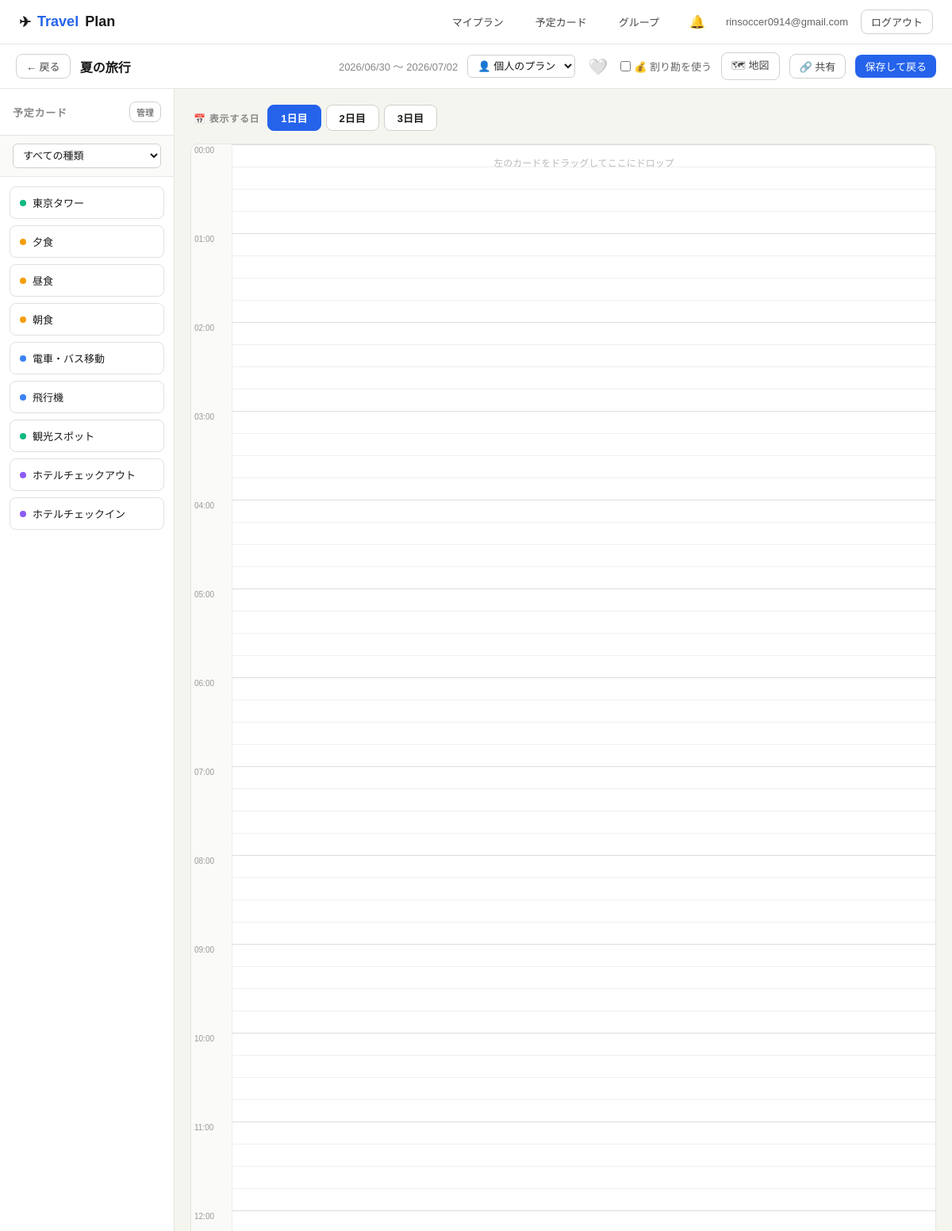
The app's page /plan/2/edit/ (signed in, upper part), older data.
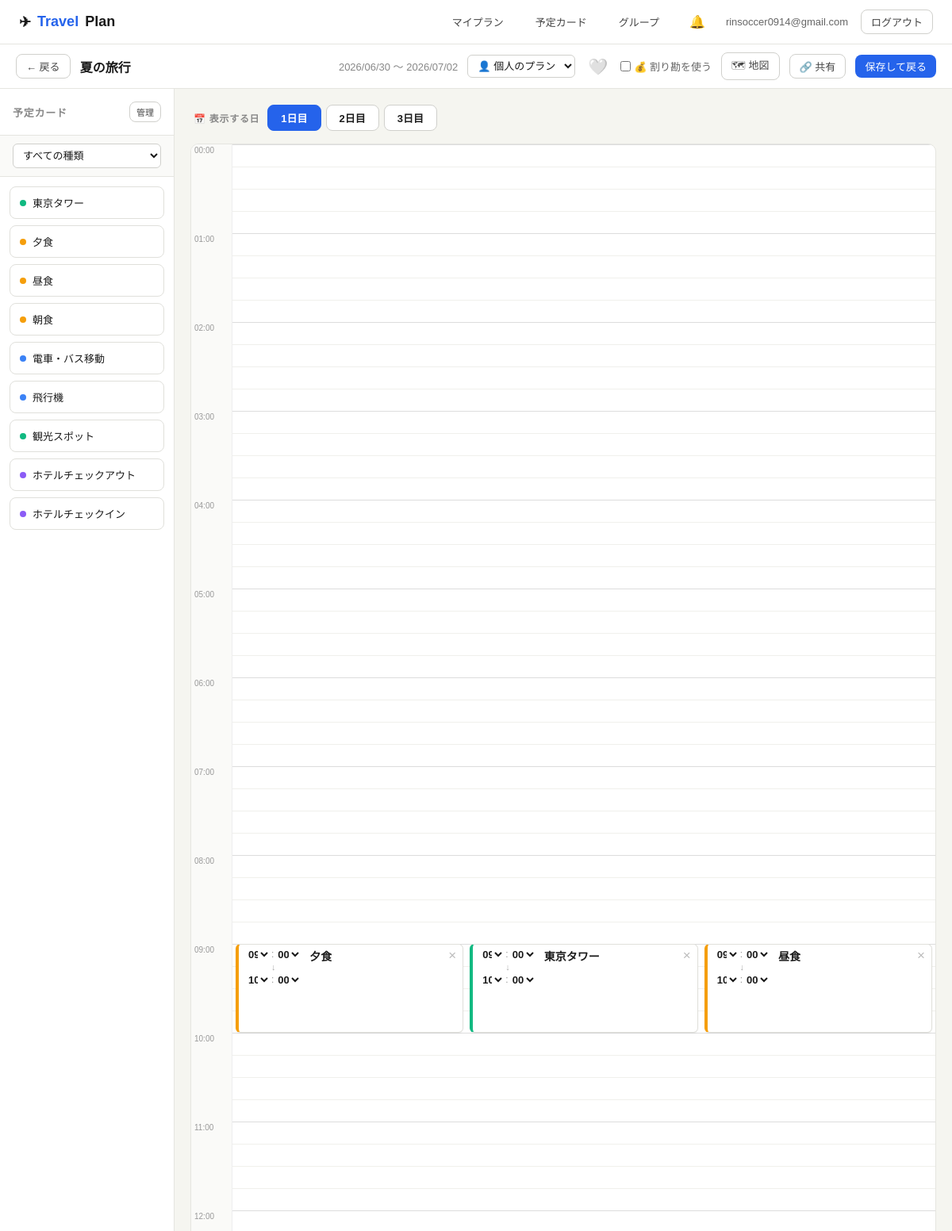
The same page, newer data.
### travel/models.py (models this page shows, shortened)
class CardTemplate(models.Model):
    TYPE_CHOICES = [
        ('wake', '起床'),
        ('move', '移動'),
        ('eat', '食事'),
        ('see', '観光'),
        ('stay', '宿泊'),
        ('free', 'フリー'),
    ]
    user = models.ForeignKey(User, on_delete=models.CASCADE, related_name='card_templates')
    name = models.CharField(max_length=200)
    card_type = models.CharField(max_length=10, choices=TYPE_CHOICES, default='free')
    is_default = models.BooleanField(default=False)
    created_at = models.DateTimeField(auto_now_add=True)
    class Meta:
        ordering = ['is_default', 'card_type', 'name']

class ScheduleItem(models.Model):
    plan = models.ForeignKey(TravelPlan, on_delete=models.CASCADE, related_name='schedule_items')
    template = models.ForeignKey(CardTemplate, on_delete=models.SET_NULL, null=True, blank=True)
    name = models.CharField(max_length=200)
    card_type = models.CharField(max_length=10, choices=CardTemplate.TYPE_CHOICES, default='free')
    day_number = models.PositiveIntegerField(default=1)
    order = models.PositiveIntegerField(default=0)
    start_time = models.TimeField(null=True, blank=True)
    duration_minutes = models.PositiveIntegerField(default=60)
    memo = models.TextField(blank=True)
    from_location = models.CharField(max_length=200, blank=True)
    to_location = models.CharField(max_length=200, blank=True)
    alarm_enabled = models.BooleanField(default=False)
    approval_enabled = models.BooleanField(default=False)
    cost = models.PositiveIntegerField(default=0)
    class Meta:
        ordering = ['day_number', 'order']

### travel/views.py (the view, shortened to what this page needs)
# urls.py: path('plan/<int:pk>/edit/', views.plan_edit, name='plan_edit'),
@login_required
def plan_edit(request, pk):
    plan = _get_viewable_plan_or_404(pk, request.user)
    is_owner = plan.user_id == request.user.id
    templates = CardTemplate.objects.filter(user=request.user)
    days, days_data = _build_days_data(plan, user=request.user)
    share_url = request.build_absolute_uri(reverse('plan_share', args=[plan.share_token]))
    my_groups = Group.objects.filter(owner=request.user) if is_owner else Group.objects.none()
    chat_messages = plan.group.messages.select_related('user') if plan.group_id else None
    plan.my_like = plan.is_liked_by(request.user)
    plan.like_count = plan.likes.count()
    return render(request, 'travel/plan_edit.html', {
        'plan': plan,
        'templates': templates,
        'days': days,
        'days_data': days_data,
        'hour_marks': [{'label': f'{h:02d}:00', 'top': h * HOUR_HEIGHT} for h in range(24)],
        'slot_height': SLOT_HEIGHT,
        'hour_height': HOUR_HEIGHT,
        'day_height': DAY_HEIGHT,
        'hour_options': HOUR_OPTIONS,
        'minute_options': MINUTE_OPTIONS,
        'share_url': share_url,
        'is_owner': is_owner,
        'my_groups': my_groups,
        'chat_messages': chat_messages,
    })

### travel/context_processors.py (called while the page is built)
def notifications(request):
    if not request.user.is_authenticated:
        return {}
    reject_count = CardResponse.objects.filter(
        status='rejected', is_read=False, item__plan__user=request.user,
    ).exclude(comment='').count()
    like_count = PlanLike.objects.filter(
        plan__user=request.user, is_read=False,
    ).exclude(user=request.user).count()
    return {'unread_notification_count': reject_count + like_count}

### travel/models.py (called while the page is built)
    @property
    def day_count(self):
        if self.start_date and self.end_date:
            return (self.end_date - self.start_date).days + 1
        return 1

    def can_view(self, user):
        if self.user_id == user.id:
            return True
        return bool(self.group_id and self.group.is_member(user))

    def is_liked_by(self, user):
        return self.likes.filter(user=user).exists()

### travel/views.py (called while the page is built)
def _item_position(item):
    start = item.start_time or DEFAULT_START_TIME
    total_min = start.hour * 60 + start.minute
    top = (total_min // SLOT_MINUTES) * SLOT_HEIGHT
    dur_slots = max(1, item.duration_minutes // SLOT_MINUTES)
    return top, dur_slots * SLOT_HEIGHT

### travel/templates/travel/plan_edit.html (shortened to what the changed rows need)
{% extends 'travel/base.html' %}
{% block content %}
<div class="editor-wrap">
  {% if is_owner %}
  <div class="palette">
    <div class="palette-list" id="palette-list">
      {% for tpl in templates %}
      <div class="p-card" draggable="true" data-tpl="{{ tpl.pk }}" data-name="{{ tpl.name }}" data-type="{{ tpl.card_type }}"
           ondragstart="palDragStart(event)" onclick="openAddModal(this)">
        <span class="dot dot-{{ tpl.card_type }}"></span>
        <span class="p-card-name">{{ tpl.name }}</span>
      </div>
      {% empty %}
      <div style="text-align:center;font-size:13px;color:#bbb;padding:20px">カードがありません。<br><a href="/cards/">カードを追加</a></div>
      {% endfor %}
    </div>
  </div>
  {% endif %}
  <div class="timeline-wrap" id="timeline-wrap">
    <div class="day-switcher">
      <div class="day-tabs" id="day-tabs">
        {% for day in days_data %}<button type="button" class="day-tab" data-day="{{ day.number }}" onclick="switchDay({{ day.number }})">{{ day.number }}日目</button>{% endfor %}
      </div>
    </div>
    {% for day in days_data %}
    <div class="day-block" data-day="{{ day.number }}">
      <div class="timeline-outer" id="outer-{{ day.number }}">
        <div class="ruler" style="height:{{ day_height }}px">
          {% for mark in hour_marks %}
          <div class="ruler-hour" style="top:{{ mark.top }}px">{{ mark.label }}</div>
          {% endfor %}
        </div>
        <div class="timeline" id="timeline-{{ day.number }}" style="height:{{ day_height }}px"
             {% if is_owner %}
             ondragover="event.preventDefault()"
             ondragenter="this.classList.add('drag-over')"
             ondragleave="this.classList.remove('drag-over')"
             ondrop="onTimelineDrop(event, {{ day.number }})"
             {% endif %}>
          {% for item in day.items %}
          <div class="t-card type-{{ item.card_type }}" {% if is_owner %}draggable="true"{% endif %} data-item="{{ item.pk }}" data-day="{{ day.number }}"
               style="top:{{ item.top_px }}px;height:{{ item.height_px }}px;left:calc({{ item.left_pct }}% + 4px);width:calc({{ item.width_pct }}% - 8px)"
               {% if is_owner %}ondragstart="itemDragStart(event)"{% endif %}>
            {% if is_owner %}
            <div class="t-card-time">
              <div class="time-pick t-start">
                <select class="t-hour" onchange="updateCardTime({{ item.pk }}, this)">
                  {% for h in hour_options %}<option value="{{ h }}" {% if h == item.start_time_str|slice:":2" %}selected{% endif %}>{{ h }}</option>{% endfor %}
                </select><span class="t-colon">:</span><select class="t-min" onchange="updateCardTime({{ item.pk }}, this)">
                  {% for m in minute_options %}<option value="{{ m }}" {% if m == item.start_time_str|slice:"3:" %}selected{% endif %}>{{ m }}</option>{% endfor %}
                </select>
              </div>
              <span class="t-arrow">↓</span>
              <div class="time-pick t-end">
                <select class="t-hour" onchange="updateCardTime({{ item.pk }}, this)">
                  {% for h in hour_options %}<option value="{{ h }}" {% if h == item.end_time_str|slice:":2" %}selected{% endif %}>{{ h }}</option>{% endfor %}
                </select><span class="t-colon">:</span><select class="t-min" onchange="updateCardTime({{ item.pk }}, this)">
                  {% for m in minute_options %}<option value="{{ m }}" {% if m == item.end_time_str|slice:"3:" %}selected{% endif %}>{{ m }}</option>{% endfor %}
                </select>
              </div>
            </div>
            {% else %}
            <div class="t-card-time t-card-time-static">
              <div>{{ item.start_time_str }}</div>
              <span class="t-arrow">↓</span>
              <div>{{ item.end_time_str }}</div>
            </div>
            {% endif %}
            <div class="t-card-main">
              <div style="display:flex;align-items:center;gap:6px">
                <span class="t-name">{{ item.name }}</span>
              </div>
            </div>
            {% if is_owner %}
            <button class="t-del" onclick="removeItem({{ item.pk }}, this)" title="削除">×</button>
            {% endif %}
          </div>
          {% empty %}
          <div class="timeline-empty-hint">{% if is_owner %}左のカードをドラッグしてここにドロップ{% else %}この日の予定はまだありません{% endif %}</div>
          {% endfor %}
        </div>
      </div>
    </div>
    {% endfor %}
  </div>
</div>
{% endblock %}

Row changes from the older to the newer data that the page shows:
added ScheduleItem: id "09", id "00", id "10", name "夕食"
added ScheduleItem: id "09", id "00", id "10", name "東京タワー", card_type "see" (drawn)
added ScheduleItem: id "09", id "00", id "10", name "昼食"
Text that changed along with them:
list line gone: "左のカードをドラッグしてここにドロップ"
